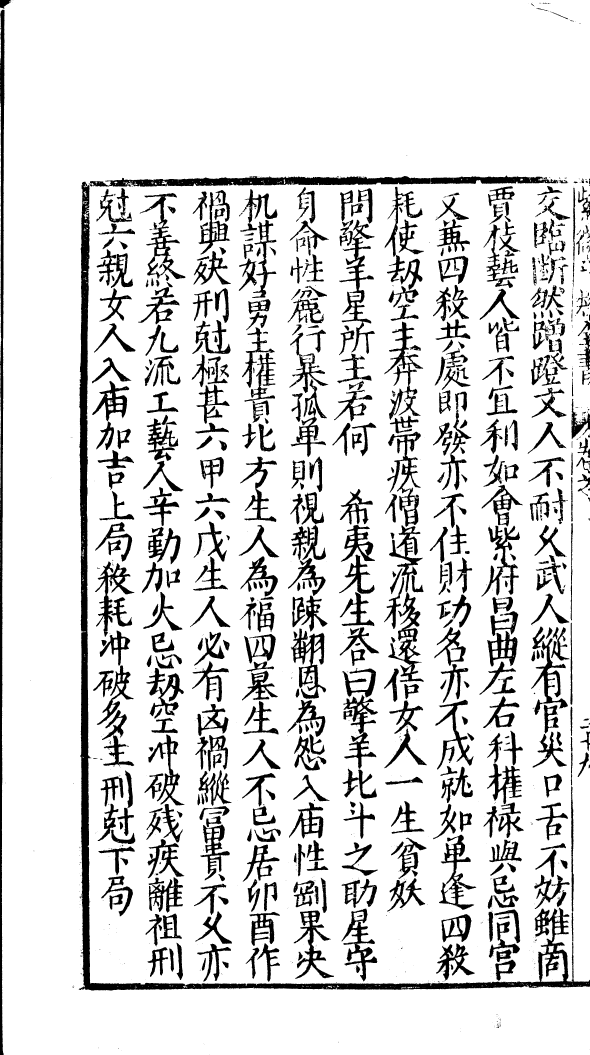
#> input picture tmp_sdzj0170/shuge_ocr/key_pages/p66_full300.png, 2360 x 4220 px, found by its file name (shown at 1/4 size)
$ python crop_p66d.py
#> lines starting #> are read from the running program, lines starting #| are printed output that depends on the picture; after the words box and inside, x2 and y2 are one past the last pixel; in counts of white or black regions, pixels touching at a corner belong together
# -*- coding: utf-8 -*-
"""第四版：凶 字本体 8x 单字裁切（y 2930~3180, x 700~950）"""
import sys
sys.stdout.reconfigure(encoding="utf-8")
from PIL import Image

src = r"D:\OH-WorkSpace\Destiny_agent\tmp_sdzj0170\shuge_ocr\key_pages\p66_full300.png"
img = Image.open(src)
#> img is the input picture: PIL image 2360x4220 RGB; 85.8% white; 1493 black regions (862 under 20 px), largest, box (x1, y1, x2, y2) and area: (316, 727, 2360, 3962) 147145, (355, 702, 2232, 747) 47001, (0, 38, 18, 4220) 42045

c = img.crop((700, 2930, 950, 3180))
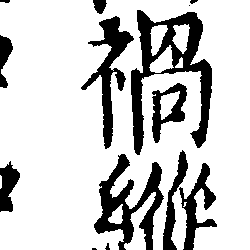
#> c: PIL image 250x250 RGB; 79.9% white; 14 black regions (2 under 20 px), largest, box (x1, y1, x2, y2) and area: (131, 10, 212, 155) 3917, (94, 154, 164, 250) 2615, (81, 16, 134, 149) 1958
c = c.resize((c.width * 8, c.height * 8), Image.LANCZOS)
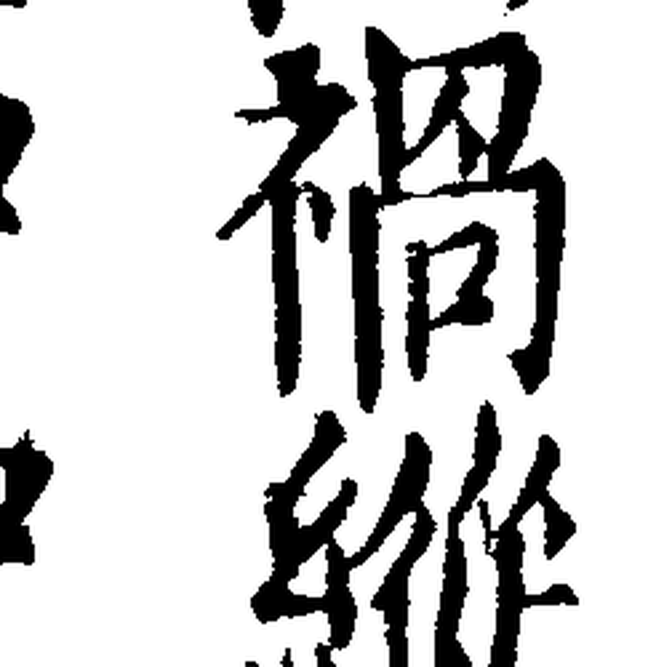
#> c: PIL image 2000x2000 RGB (shown at 1/3 size); min 0, max 255, mean 203.8
o = r"D:\OH-WorkSpace\Destiny_agent\tmp_sdzj0170\shuge_ocr\key_pages\p66_xiong_single_8x.png"
c.save(o)
print("saved", o, c.size)
#| saved D:\OH-WorkSpace\Destiny_agent\tmp_sdzj0170\shuge_ocr\key_pages\p66_xiong_single_8x.png (2000, 2000)

$ run again, with tmp_sdzj0170/shuge_ocr/key_pages/p10_full300.png copied over tmp_sdzj0170/shuge_ocr/key_pages/p66_full300.png
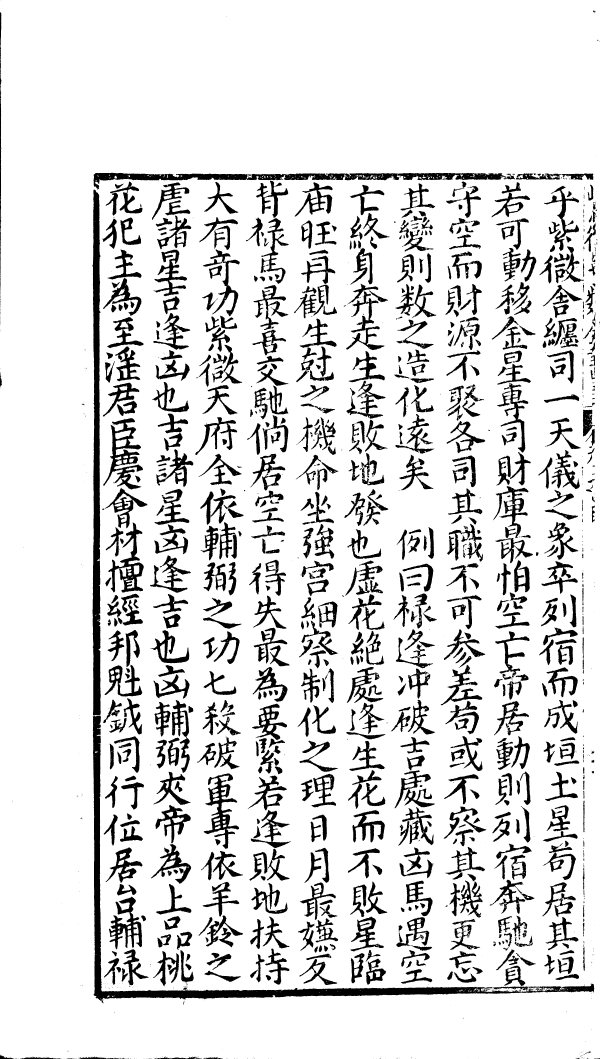
#> input picture tmp_sdzj0170/shuge_ocr/key_pages/p10_full300.png, 2399 x 4236 px, found by its file name (shown at 1/4 size)
#> img is the input picture: PIL image 2399x4236 RGB; 86.3% white; 1555 black regions (703 under 20 px), largest, box (x1, y1, x2, y2) and area: (369, 758, 2377, 4013) 132575, (374, 691, 2061, 757) 36493, (413, 1672, 572, 1958) 14541
#> `c = img.crop((700, 2930, 950, 3180))`:
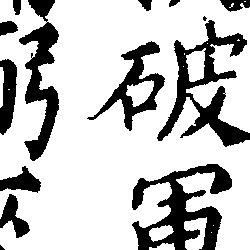
#> c: PIL image 250x250 RGB; 76.6% white; 14 black regions (2 under 20 px), largest, box (x1, y1, x2, y2) and area: (132, 164, 232, 250) 3758, (157, 20, 250, 147) 3582, (19, 0, 59, 161) 2655
#> `c = c.resize((c.width * 8, c.height * 8), Image.LANCZOS)`:
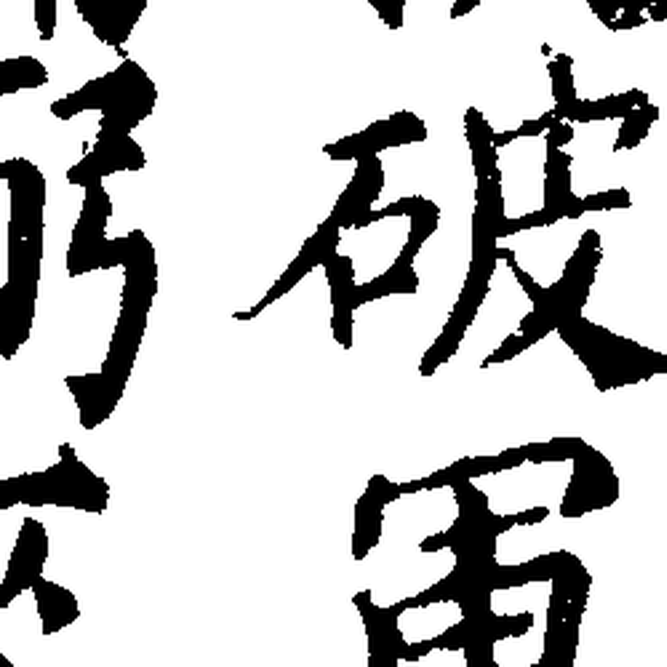
#> c: PIL image 2000x2000 RGB (shown at 1/3 size); min 0, max 255, mean 195.4
#| saved D:\OH-WorkSpace\Destiny_agent\tmp_sdzj0170\shuge_ocr\key_pages\p66_xiong_single_8x.png (2000, 2000)

$ run again, with tmp_sdzj0170/shuge_ocr/key_pages/p18_full300.png copied over tmp_sdzj0170/shuge_ocr/key_pages/p66_full300.png
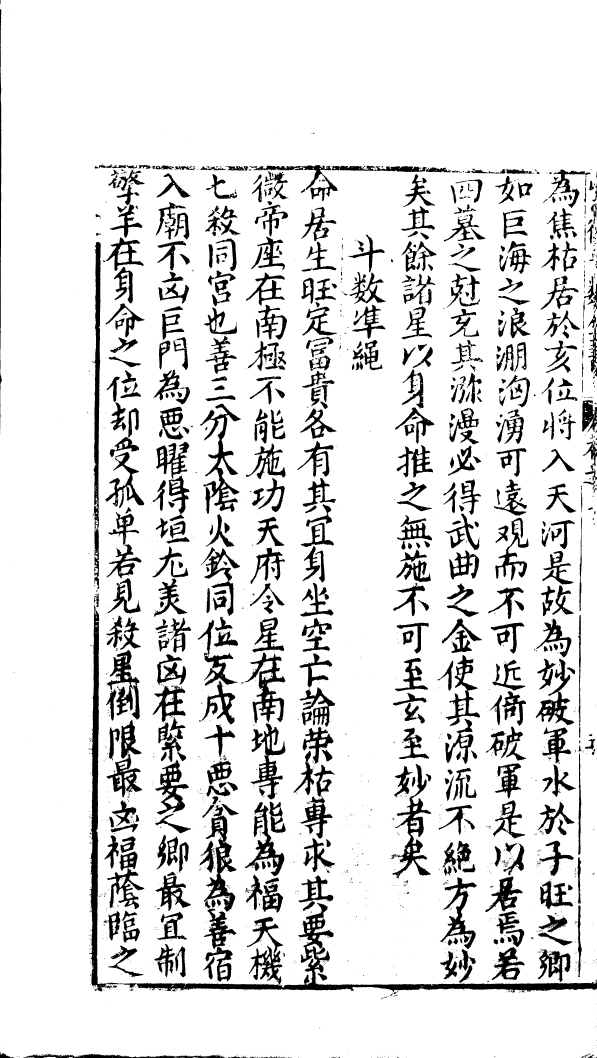
#> input picture tmp_sdzj0170/shuge_ocr/key_pages/p18_full300.png, 2387 x 4231 px, found by its file name (shown at 1/4 size)
#> img is the input picture: PIL image 2387x4231 RGB; 87.4% white; 3604 black regions (2837 under 20 px), largest, box (x1, y1, x2, y2) and area: (477, 3611, 2387, 3971) 65480, (358, 2420, 475, 3966) 34756, (371, 968, 403, 2308) 22179
#> `c = img.crop((700, 2930, 950, 3180))`:
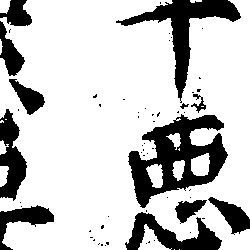
#> c: PIL image 250x250 RGB; 77.5% white; 60 black regions (48 under 20 px), largest, box (x1, y1, x2, y2) and area: (128, 114, 228, 208) 4280, (116, 0, 241, 103) 2748, (125, 212, 222, 250) 1642
#> `c = c.resize((c.width * 8, c.height * 8), Image.LANCZOS)`:
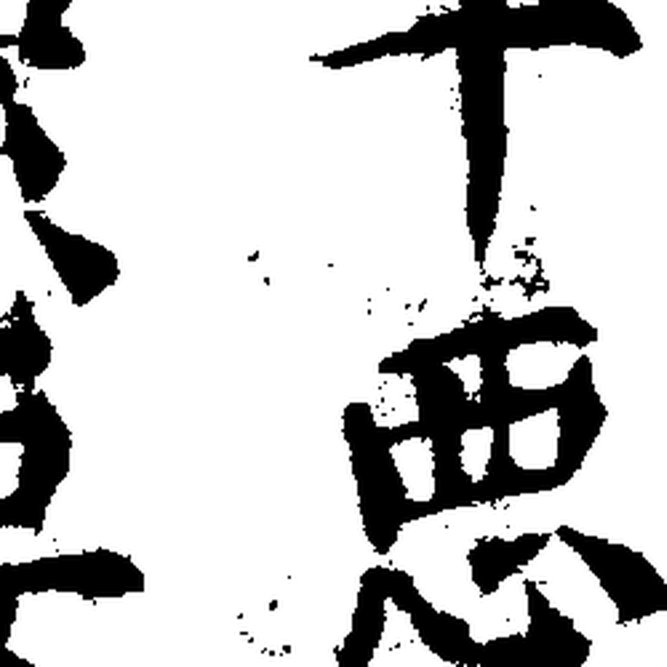
#> c: PIL image 2000x2000 RGB (shown at 1/3 size); min 0, max 255, mean 197.5
#| saved D:\OH-WorkSpace\Destiny_agent\tmp_sdzj0170\shuge_ocr\key_pages\p66_xiong_single_8x.png (2000, 2000)
